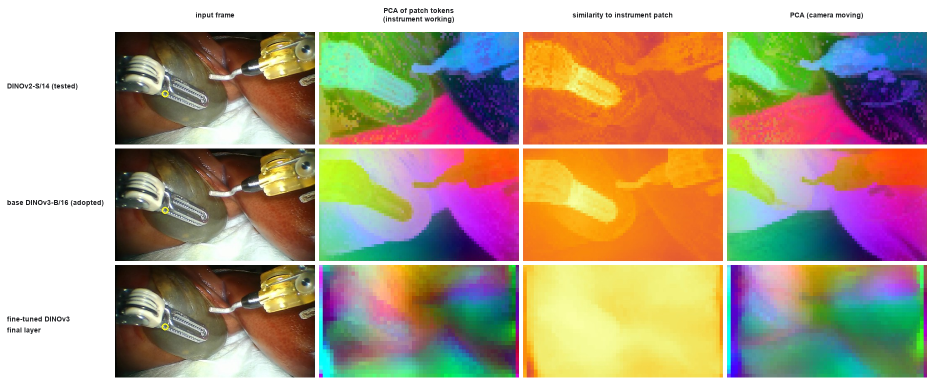
#> input picture figures/dino_v2_v3_compare.png, 1874 x 779 px (shown at 1/2 size)
$ python gen_dino_compare.py ../../figures/dino_v2_v3_compare.png
#> lines starting #> are read from the running program, lines starting #| are printed output that depends on the picture
#!/usr/bin/env python
"""figures/dino_v2_v3_compare.png -- "what each backbone saw": PCA-RGB of the patch tokens and
probe-patch similarity, DINOv2-S/14 vs base DINOv3-B/16 (adopted) vs the fine-tuned DINOv3 final
layer (the neural-collapse contrast), on the working-instrument frame and the camera-moving frame.
Crops from the box-generated ingest sheet (visualize_dino_ingest_20260709.py output).
Usage: python Addons/viz/gen_dino_compare.py <path-to-ingest_sheet.jpg>
Sheet layout: 5 rows x [rgb, (pca,sim) x 3 frames], tiles 480x270,
rows = [v2base, v3RAW@504x896, v3RAW@720x1280, v3ft_mid(block9), v3ft(final)],
frames = [f310 tail-working, f40 clean-still, f115 camera-moving]."""
import sys, os
from PIL import Image, ImageDraw, ImageFont

FIG = r"c:\Users\benli\OneDrive\Documents\GitHub\DDS-SLAM\DDS-SLAM\figures"
TW, THT = 480, 270
ROWS = {'v2base': 0, 'v3raw504': 1, 'v3raw720': 2, 'v3ft_mid': 3, 'v3ft': 4}
# col index of each tile in a row: rgb=0, then (pca,sim) per frame
COL = {'rgb': 0, 'pca_tail': 1, 'sim_tail': 2, 'pca_still': 3, 'sim_still': 4,
       'pca_move': 5, 'sim_move': 6}

def tile(sheet, row, col):
    t = sheet.crop((col * TW, row * THT, (col + 1) * TW, (row + 1) * THT))
    if col > 0:                       # trim the burned-in dev label strip on feature tiles
        t = t.crop((0, 30, TW, THT))
    return t

def main():
    sheet = Image.open(sys.argv[1])
#> sheet is the input picture: PIL image 1874x779 RGB; mean R, G, B 178.9, 160.6, 137.7
    PICK_ROWS = [('DINOv2-S/14 (tested)', 'v2base'),
                 ('base DINOv3-B/16 (adopted)', 'v3raw720'),
                 ('fine-tuned DINOv3, final layer', 'v3ft')]
    PICK_COLS = [('input frame', 'rgb'), ('PCA of patch tokens\n(instrument working)', 'pca_tail'),
                 ('similarity to instrument patch', 'sim_tail'),
                 ('PCA (camera moving)', 'pca_move')]
    F = lambda sz, b=False: ImageFont.truetype(r"C:\Windows\Fonts\arial" + ("bd" if b else "") + ".ttf", sz)
    PADL, PADT, GAP = 230, 64, 8
    OW, OH = 400, 225
    W = PADL + len(PICK_COLS) * (OW + GAP) + 12
    H = PADT + len(PICK_ROWS) * (OH + GAP) + 16
    img = Image.new("RGB", (W, H), "white")
#> img: PIL image 1874x779 RGB; every value is 255
    d = ImageDraw.Draw(img)
    for c, (h, _) in enumerate(PICK_COLS):
        d.multiline_text((PADL + c * (OW + GAP) + OW // 2, PADT - 34), h, font=F(14, True),
                         fill=(32, 33, 36), anchor="mm", align="center")
    for r, (lab, key) in enumerate(PICK_ROWS):
        y = PADT + r * (OH + GAP)
        for c, (_, ck) in enumerate(PICK_COLS):
            t = tile(sheet, ROWS[key], COL[ck]).resize((OW, OH))
            img.paste(t, (PADL + c * (OW + GAP), y))
        for i, ln in enumerate(lab.split(', ')):
            d.text((14, y + OH // 2 - 12 + i * 22), ln, font=F(14, True), fill=(32, 33, 36))
#> this loop made 3 passes
#> y on passes 2 to 3: 297, 530
#> pass 1, in tile, `t = sheet.crop((col * TW, row * THT, (col + 1) * TW, (row + 1) * THT))`:
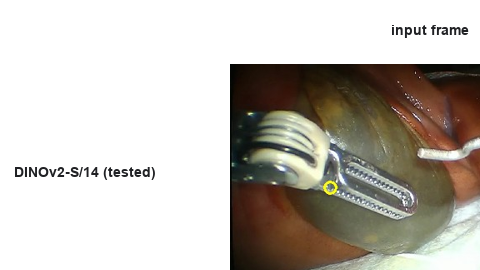
#> t: PIL image 480x270 RGB; mean R, G, B 194.5, 189.7, 182.5
#> pass 1, in tile (call 2), `t = sheet.crop((col * TW, row * THT, (col + 1) * TW, (row + 1) * THT))`:
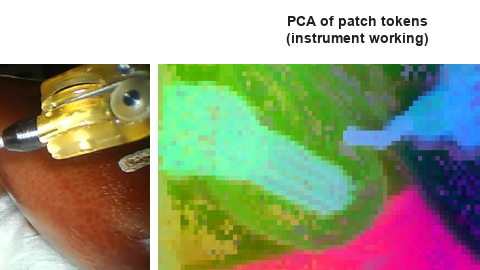
#> t: PIL image 480x270 RGB; mean R, G, B 153.2, 158.6, 130.8
#> pass 1, in tile (call 2), `t = t.crop((0, 30, TW, THT))`:
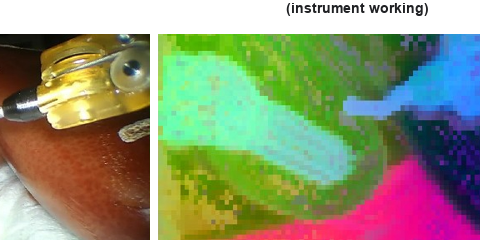
#> t: PIL image 480x240 RGB; mean R, G, B 141.5, 147.7, 116.4
#> pass 1, in tile (call 3), `t = sheet.crop((col * TW, row * THT, (col + 1) * TW, (row + 1) * THT))`:
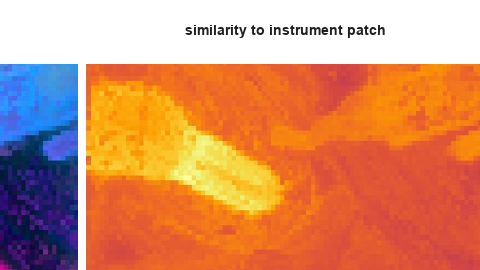
#> t: PIL image 480x270 RGB; mean R, G, B 214.6, 143.9, 107.1
#> after the loop:
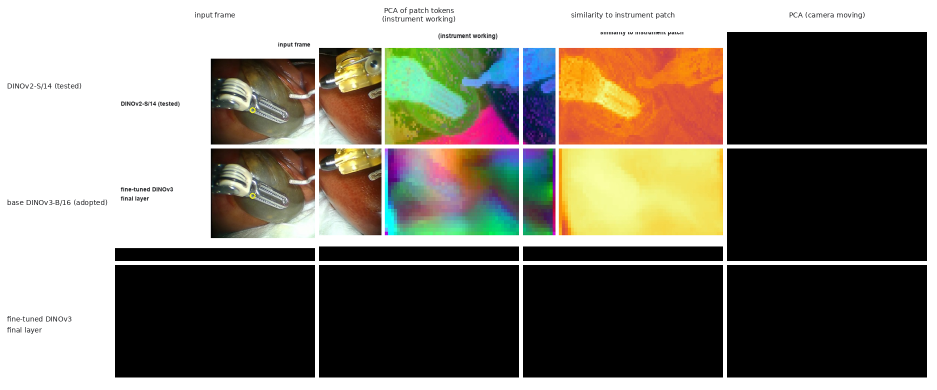
#> img: PIL image 1874x779 RGB (shown at 1/2 size); mean R, G, B 128.9, 123.8, 112.9
#> after the loop: t: PIL image 400x225 RGB; every value is 0
    out = os.path.join(FIG, "dino_v2_v3_compare.png")
    img.save(out)
    print("wrote", out, img.size)
#| wrote c:\Users\benli\OneDrive\Documents\GitHub\DDS-SLAM\DDS-SLAM\figures/dino_v2_v3_compare.png (1874, 779)

if __name__ == '__main__':
    main()

$ run again, with figures/bench_lpips.png copied over figures/dino_v2_v3_compare.png
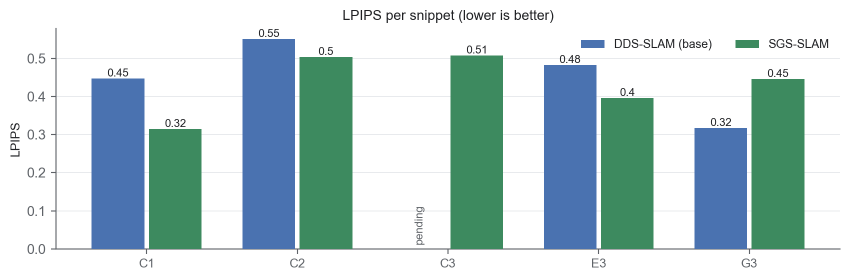
#> input picture figures/bench_lpips.png, 1699 x 560 px (shown at 1/2 size)
#> in main, sheet is the input picture: PIL image 1699x560 RGBA; mean R, G, B, A 189, 209.3, 210.9, 255
#> the loop in main, `for r, (lab, key) in enumerate(PICK_ROWS):` made 3 passes
#> y on passes 2 to 3: 297, 530
#> pass 1, in tile (call 3), `t = sheet.crop((col * TW, row * THT, (col + 1) * TW, (row + 1) * THT))`:
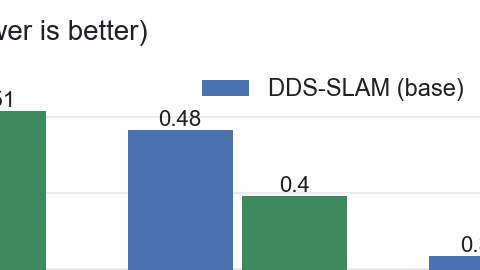
#> t: PIL image 480x270 RGBA; mean R, G, B, A 205.3, 219.3, 222.2, 255
#> after the loop in main, `for r, (lab, key) in enumerate(PICK_ROWS):`:
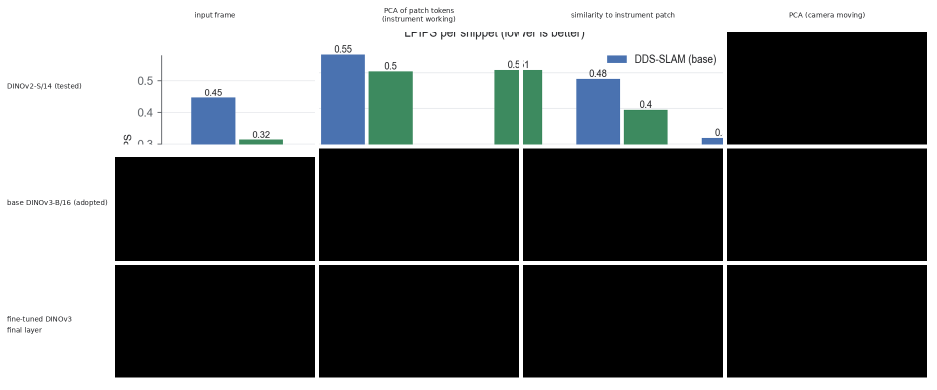
#> img: PIL image 1874x779 RGB (shown at 1/2 size); mean R, G, B 104.6, 107.3, 108
#| wrote c:\Users\benli\OneDrive\Documents\GitHub\DDS-SLAM\DDS-SLAM\figures/dino_v2_v3_compare.png (1874, 779)
